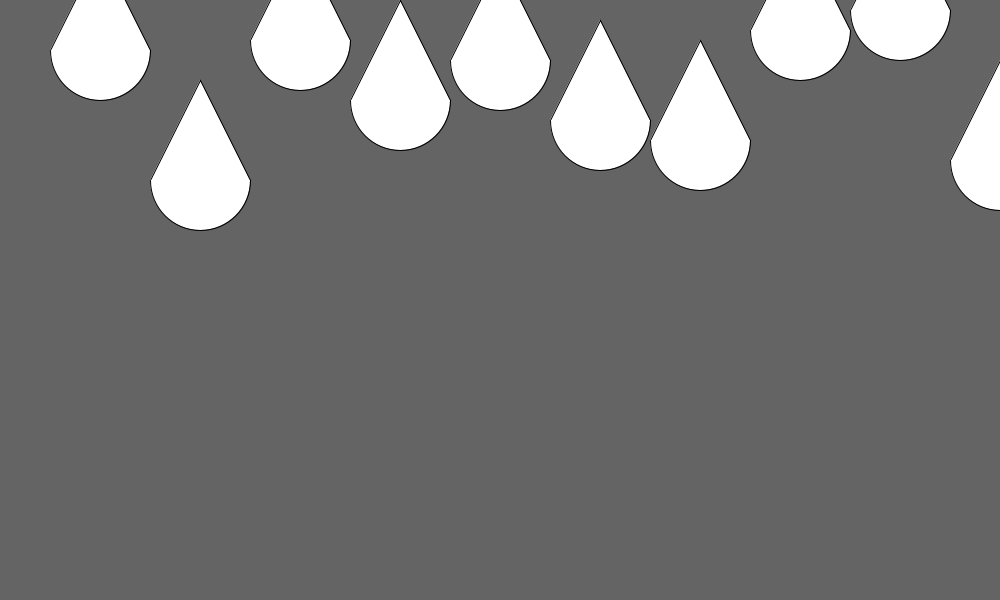
Frame 1 (no input)
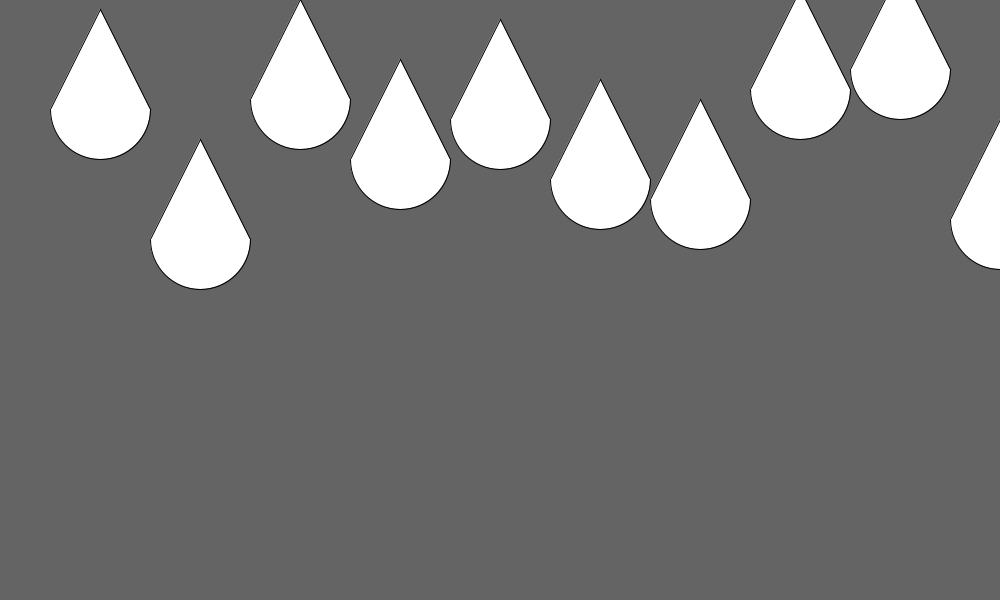
Frame 60 (the mouse pressed at the canvas centre just before this capture)
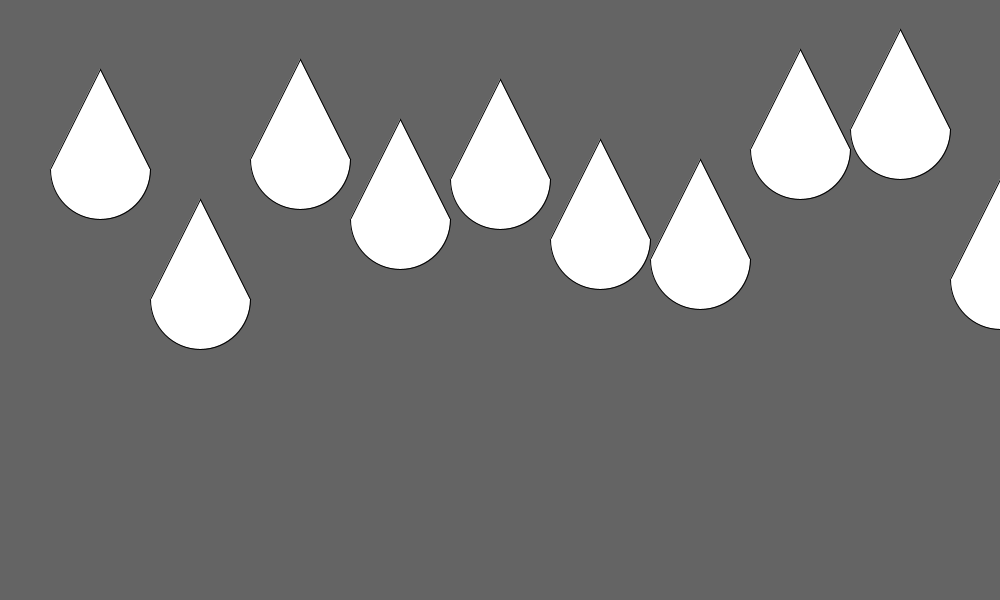
Frame 120 (the mouse held since frame 60 and released just before this capture)

The Processing sketch that drew these frames (run headless with seeded random() and noise(); from frame 60 on, the mouse is pressed at the canvas centre):

// Processing sketch: raindrop_array
// ── raindrop_array.pde
float y = 0;

// condensing this to an array 
//float y1 = 50;
//y2 = 70; 
//... 
float[] yPos = {50, 180, 40, 100, 60, 120, 140, 30, 10, 160}; ; 

void setup() {
  size(1000, 600);
  
} 

void draw() {
  background(100);
  for(int x = 1; x <= 10; x= x+1) {
    // accessing the array using arrayName[#]
    // starting at 0! 
    raindrop(x * 100, yPos[x -1] + y, 100, 100);
    
  }
  y = y + 1;
  
  if(y == 550){
    y = 10;
  }
}


void raindrop(float xCenter, float yCenter,
float w, float h) {
  triangle(xCenter - w/2, yCenter, xCenter + w/2, 
  yCenter, xCenter, yCenter - h);

  arc(xCenter, yCenter, w, h, 0, PI); 
}
